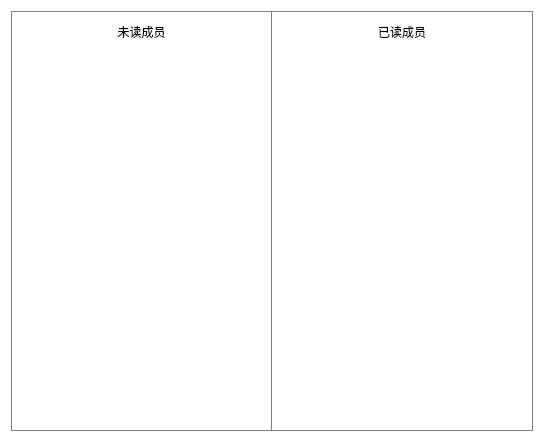
<?xml version="1.0" encoding="UTF-8"?>
<ui version="4.0">
 <class>UnreadUsers</class>
 <widget class="QWidget" name="UnreadUsers">
  <property name="geometry">
   <rect>
    <x>0</x>
    <y>0</y>
    <width>544</width>
    <height>442</height>
   </rect>
  </property>
  <property name="minimumSize">
   <size>
    <width>407</width>
    <height>304</height>
   </size>
  </property>
  <property name="windowTitle">
   <string>消息查看列表</string>
  </property>
  <property name="styleSheet">
   <string notr="true">QWidget {
    font-family: &quot;微软雅黑&quot;;
	background-color: rgb(255, 255, 255);
}
</string>
  </property>
  <layout class="QVBoxLayout" name="verticalLayout_3">
   <item>
    <widget class="QFrame" name="frame">
     <property name="styleSheet">
      <string notr="true">
QLineEdit,QTextEdit {
 	color: rgb(0, 0, 0);
    background-color: rgba(0, 0, 0, 0);
	min-height:22px;
	border:1px solid rgb(57, 209, 206);
	border-radius:2px;
}

QLabel {
    color: rgb(0, 0, 0);
}

#labelNickName {
    color: rgb(0, 0, 0);
}
#frame
{
	border:1px solid gray;
}
#frameLeft
{
	border:none;
	border-right:1px solid gray;
}
#frameRight
{
	border:none;
}

QListView
{
	border:none;

}

 QCheckBox {
      
  }

  QCheckBox::indicator {
     height:25px;
      width:35px;
  }

  QCheckBox::indicator:unchecked {
     
	image: url(:/image/resource/off.png);
  }


  QCheckBox::indicator:checked {
      
	image: url(:/image/resource/on.png);
  }

 

 
 </string>
     </property>
     <property name="frameShape">
      <enum>QFrame::StyledPanel</enum>
     </property>
     <property name="frameShadow">
      <enum>QFrame::Raised</enum>
     </property>
     <layout class="QHBoxLayout" name="horizontalLayout_2">
      <property name="spacing">
       <number>0</number>
      </property>
      <property name="leftMargin">
       <number>0</number>
      </property>
      <property name="topMargin">
       <number>0</number>
      </property>
      <property name="rightMargin">
       <number>0</number>
      </property>
      <property name="bottomMargin">
       <number>0</number>
      </property>
      <item>
       <widget class="QFrame" name="frameLeft">
        <property name="frameShape">
         <enum>QFrame::StyledPanel</enum>
        </property>
        <property name="frameShadow">
         <enum>QFrame::Raised</enum>
        </property>
        <layout class="QVBoxLayout" name="verticalLayout">
         <item>
          <widget class="QLabel" name="labelUnread">
           <property name="text">
            <string>未读成员</string>
           </property>
           <property name="alignment">
            <set>Qt::AlignCenter</set>
           </property>
          </widget>
         </item>
         <item>
          <widget class="QListView" name="listView">
           <property name="editTriggers">
            <set>QAbstractItemView::NoEditTriggers</set>
           </property>
          </widget>
         </item>
        </layout>
       </widget>
      </item>
      <item>
       <widget class="QFrame" name="frameRight">
        <property name="frameShape">
         <enum>QFrame::StyledPanel</enum>
        </property>
        <property name="frameShadow">
         <enum>QFrame::Raised</enum>
        </property>
        <layout class="QVBoxLayout" name="verticalLayout_2">
         <item>
          <widget class="QLabel" name="labelRead">
           <property name="text">
            <string>已读成员</string>
           </property>
           <property name="alignment">
            <set>Qt::AlignCenter</set>
           </property>
          </widget>
         </item>
         <item>
          <widget class="QListView" name="listViewRead">
           <property name="styleSheet">
            <string notr="true">QTreeView::indicator:checked 
{ 

subcontrol-position:  right center;

}</string>
           </property>
           <property name="editTriggers">
            <set>QAbstractItemView::NoEditTriggers</set>
           </property>
          </widget>
         </item>
        </layout>
       </widget>
      </item>
     </layout>
    </widget>
   </item>
  </layout>
 </widget>
 <layoutdefault spacing="6" margin="11"/>
 <resources/>
 <connections/>
</ui>
